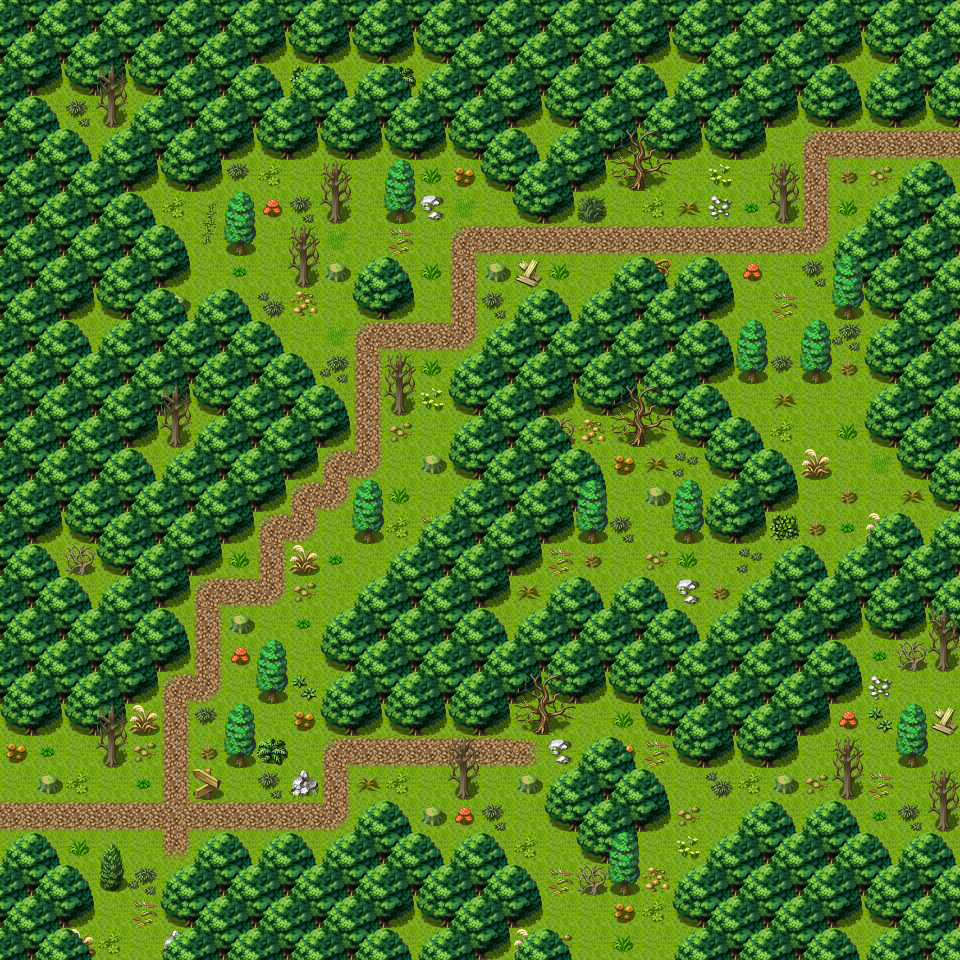

Rendered tile map (Tiled .tmx) drawn with the repository's tilesets; below, a short description and the map source with its tile grids summarised:
An orthogonal 30x30 tile map with 32x32 px tiles, 3 tile layers (Ground, Objects, Above), 1 hidden layer not drawn, 18 tilesets and 13 objects (7x spawn, 5x mapchange, sign).

<map version="1.0" orientation="orthogonal" width="30" height="30" tilewidth="32" tileheight="32">
    <properties>
        <property name="outdoors" value="1" />
    </properties>
    <tileset firstgid="1" name="map_6" tilewidth="32" tileheight="32">
        <image source="../drawable/map_6.png" width="256" height="256" />
    </tileset>
    <tileset firstgid="65" name="map_19" tilewidth="32" tileheight="32">
        <image source="../drawable/map_19.png" width="256" height="256" />
    </tileset>
    <tileset firstgid="129" name="map_16" tilewidth="32" tileheight="32">
        <image source="../drawable/map_16.png" width="256" height="256" />
    </tileset>
    <tileset firstgid="193" name="map_17" tilewidth="32" tileheight="32">
        <image source="../drawable/map_17.png" width="256" height="256" />
    </tileset>
    <tileset firstgid="257" name="map_4" tilewidth="32" tileheight="32">
        <image source="../drawable/map_4.png" width="256" height="256" />
    </tileset>
    <tileset firstgid="321" name="map_5" tilewidth="32" tileheight="32">
        <image source="../drawable/map_5.png" width="256" height="256" />
    </tileset>
    <tileset firstgid="385" name="map_9" tilewidth="32" tileheight="32">
        <image source="../drawable/map_9.png" width="256" height="256" />
    </tileset>
    <tileset firstgid="449" name="map_1" tilewidth="32" tileheight="32">
        <image source="../drawable/map_1.png" width="256" height="256" />
    </tileset>
    <tileset firstgid="513" name="map_7" tilewidth="32" tileheight="32">
        <image source="../drawable/map_7.png" width="256" height="256" />
    </tileset>
    <tileset firstgid="577" name="map_27" tilewidth="32" tileheight="32">
        <image source="../drawable/map_27.png" width="256" height="256" />
    </tileset>
    <tileset firstgid="641" name="map_18" tilewidth="32" tileheight="32">
        <image source="../drawable/map_18.png" width="256" height="256" />
    </tileset>
    <tileset firstgid="705" name="map_3" tilewidth="32" tileheight="32">
        <image source="../drawable/map_3.png" width="256" height="256" />
    </tileset>
    <tileset firstgid="769" name="map_10" tilewidth="32" tileheight="32">
        <image source="../drawable/map_10.png" width="256" height="256" />
    </tileset>
    <tileset firstgid="833" name="map_26" tilewidth="32" tileheight="32">
        <image source="../drawable/map_26.png" width="256" height="256" />
    </tileset>
    <tileset firstgid="897" name="map_0" tilewidth="32" tileheight="32">
        <image source="../drawable/map_0.png" width="256" height="256" />
    </tileset>
    <tileset firstgid="961" name="map_2" tilewidth="32" tileheight="32">
        <image source="../drawable/map_2.png" width="256" height="256" />
    </tileset>
    <tileset firstgid="1025" name="map_8" tilewidth="32" tileheight="32">
        <image source="../drawable/map_8.png" width="256" height="256" />
    </tileset>
    <tileset firstgid="1089" name="map_20" tilewidth="32" tileheight="32">
        <image source="../drawable/map_20.png" width="256" height="256" />
    </tileset>
    <layer name="Ground" width="30" height="30">
        <data>[900 cells, 900 non-empty, 1 distinct tile ids]</data>
    </layer>
    <layer name="Objects" width="30" height="30">
        <data>[900 cells, 737 non-empty, 50 distinct tile ids]</data>
    </layer>
    <layer name="Above" width="30" height="30">
        <data>[900 cells, 121 non-empty, 7 distinct tile ids]</data>
    </layer>
    <layer name="Walkable" width="30" height="30" visible="0">
        <data>[900 cells, 551 non-empty, 1 distinct tile ids]</data>
    </layer>
    <objectgroup name="Mapevents">
        <object name="west" type="mapchange" x="0" y="736" width="32" height="128">
            <properties>
                <property name="map" value="waytominingtown0" />
                <property name="place" value="east" />
            </properties>
        </object>
        <object name="east2" type="mapchange" x="928" y="128" width="32" height="64">
            <properties>
                <property name="map" value="waytominingtown2" />
                <property name="place" value="west" />
            </properties>
        </object>
        <object name="south1" type="mapchange" x="96" y="928" width="64" height="32">
            <properties>
                <property name="map" value="roadbeforecrossroads8" />
                <property name="place" value="north" />
            </properties>
        </object>
        <object name="south2" type="mapchange" x="576" y="928" width="96" height="32">
            <properties>
                <property name="map" value="roadbeforecrossroads9" />
                <property name="place" value="north" />
            </properties>
        </object>
        <object name="east1" type="mapchange" x="928" y="672" width="32" height="192">
            <properties>
                <property name="map" value="waytominingtown1a" />
                <property name="place" value="west" />
            </properties>
        </object>
        <object name="sign_waytominto1" type="sign" x="192" y="768" width="32" height="32" />
    </objectgroup>
    <objectgroup name="Spawn">
        <object name="redft2" type="spawn" x="608" y="128" width="288" height="192">
            <properties>
                <property name="quantity" value="3" />
                <property name="spawngroup" value="redft2" />
            </properties>
        </object>
        <object name="redft2_1" type="spawn" x="320" y="384" width="160" height="96">
            <properties>
                <property name="quantity" value="2" />
                <property name="spawngroup" value="redft2" />
            </properties>
        </object>
        <object name="redft1" type="spawn" x="128" y="160" width="448" height="192">
            <properties>
                <property name="quantity" value="4" />
                <property name="spawngroup" value="redft1" />
            </properties>
        </object>
        <object name="redft1_1" type="spawn" x="480" y="384" width="480" height="256">
            <properties>
                <property name="quantity" value="4" />
                <property name="spawngroup" value="redft1" />
            </properties>
        </object>
        <object name="redft2_2" type="spawn" x="768" y="768" width="32" height="64">
            <properties>
                <property name="quantity" value="2" />
                <property name="spawngroup" value="redft2" />
            </properties>
        </object>
        <object name="redft1_2" type="spawn" x="384" y="736" width="192" height="128">
            <properties>
                <property name="quantity" value="2" />
                <property name="spawngroup" value="redft1" />
            </properties>
        </object>
        <object name="redft1_3" type="spawn" x="160" y="512" width="288" height="224">
            <properties>
                <property name="quantity" value="3" />
                <property name="spawngroup" value="redft1" />
            </properties>
        </object>
    </objectgroup>
    <objectgroup name="Keys" />
</map>
